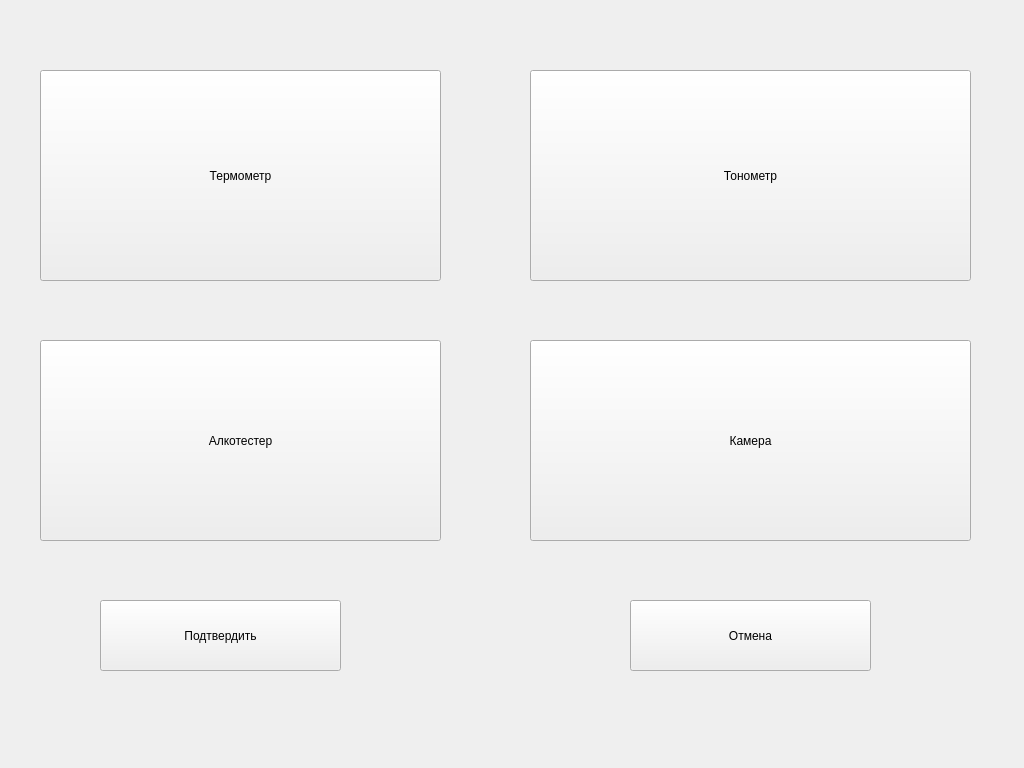
<?xml version="1.0" encoding="UTF-8"?>
<ui version="4.0">
 <class>testsWindow</class>
 <widget class="QWidget" name="testsWindow">
  <property name="geometry">
   <rect>
    <x>0</x>
    <y>0</y>
    <width>1024</width>
    <height>768</height>
   </rect>
  </property>
  <property name="sizePolicy">
   <sizepolicy hsizetype="Fixed" vsizetype="Fixed">
    <horstretch>0</horstretch>
    <verstretch>0</verstretch>
   </sizepolicy>
  </property>
  <property name="windowTitle">
   <string>Form</string>
  </property>
  <widget class="QPushButton" name="pushButton">
   <property name="geometry">
    <rect>
     <x>40</x>
     <y>70</y>
     <width>401</width>
     <height>211</height>
    </rect>
   </property>
   <property name="sizePolicy">
    <sizepolicy hsizetype="Fixed" vsizetype="Fixed">
     <horstretch>0</horstretch>
     <verstretch>0</verstretch>
    </sizepolicy>
   </property>
   <property name="text">
    <string>Термометр</string>
   </property>
  </widget>
  <widget class="QPushButton" name="pushButton_2">
   <property name="geometry">
    <rect>
     <x>530</x>
     <y>70</y>
     <width>441</width>
     <height>211</height>
    </rect>
   </property>
   <property name="sizePolicy">
    <sizepolicy hsizetype="Fixed" vsizetype="Fixed">
     <horstretch>0</horstretch>
     <verstretch>0</verstretch>
    </sizepolicy>
   </property>
   <property name="text">
    <string>Тонометр</string>
   </property>
  </widget>
  <widget class="QPushButton" name="pushButton_3">
   <property name="geometry">
    <rect>
     <x>40</x>
     <y>340</y>
     <width>401</width>
     <height>201</height>
    </rect>
   </property>
   <property name="sizePolicy">
    <sizepolicy hsizetype="Fixed" vsizetype="Fixed">
     <horstretch>0</horstretch>
     <verstretch>0</verstretch>
    </sizepolicy>
   </property>
   <property name="text">
    <string>Алкотестер</string>
   </property>
  </widget>
  <widget class="QPushButton" name="pushButton_4">
   <property name="geometry">
    <rect>
     <x>530</x>
     <y>340</y>
     <width>441</width>
     <height>201</height>
    </rect>
   </property>
   <property name="sizePolicy">
    <sizepolicy hsizetype="Fixed" vsizetype="Fixed">
     <horstretch>0</horstretch>
     <verstretch>0</verstretch>
    </sizepolicy>
   </property>
   <property name="text">
    <string>Камера</string>
   </property>
  </widget>
  <widget class="QPushButton" name="pushButton_5">
   <property name="geometry">
    <rect>
     <x>100</x>
     <y>600</y>
     <width>241</width>
     <height>71</height>
    </rect>
   </property>
   <property name="sizePolicy">
    <sizepolicy hsizetype="Fixed" vsizetype="Fixed">
     <horstretch>0</horstretch>
     <verstretch>0</verstretch>
    </sizepolicy>
   </property>
   <property name="text">
    <string>Подтвердить</string>
   </property>
  </widget>
  <widget class="QPushButton" name="pushButton_6">
   <property name="geometry">
    <rect>
     <x>630</x>
     <y>600</y>
     <width>241</width>
     <height>71</height>
    </rect>
   </property>
   <property name="sizePolicy">
    <sizepolicy hsizetype="Fixed" vsizetype="Fixed">
     <horstretch>0</horstretch>
     <verstretch>0</verstretch>
    </sizepolicy>
   </property>
   <property name="text">
    <string>Отмена</string>
   </property>
  </widget>
 </widget>
 <resources/>
 <connections/>
</ui>
